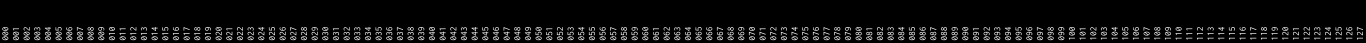
#> input picture tests/nes-test-roms/m22chrbankingtest/0-127.png, 4096 x 128 px (shown at 1/3 size)
$ python ntsc_process.py ../tests/nes-test-roms/m22chrbankingtest/0-127.png out
#> lines starting #> are read from the running program, lines starting #| are printed output that depends on the picture
#!/usr/bin/env python3
"""
NTSC Composite Pipeline — Offline Image Processor (numpy-vectorized)
"""
import numpy as np
from PIL import Image
import sys, os, math

FSC = 3.579545e6
FS  = FSC * 12
SPP = 8
SPL = 2048

def design_fir(n, cutoff, ringing=0.0):
    half = n // 2
    k = np.arange(n)
    m = k - half
    sinc = np.where(m == 0, 2.0 * cutoff,
                    np.sin(2 * np.pi * cutoff * m) / (np.pi * m))
    hamming = 0.54 - 0.46 * np.cos(2 * np.pi * k / (n - 1))
    w = hamming * (1 - ringing) + ringing
    taps = sinc * w
    return taps / taps.sum()

def fir_per_line(signal, taps):
    """FIR filter each scanline independently (vectorized via np.convolve)."""
    out = np.zeros_like(signal)
    for y in range(signal.shape[0]):
        out[y] = np.convolve(signal[y], taps, mode='same')
    return out

def rgb_to_composite(img):
    """Vectorized RGB → NTSC composite encoding."""
    h, w = img.shape[:2]
    rgb = img.astype(np.float32) / 255.0

    Y = 0.299 * rgb[:,:,0] + 0.587 * rgb[:,:,1] + 0.114 * rgb[:,:,2]
    I = 0.596 * rgb[:,:,0] - 0.274 * rgb[:,:,1] - 0.322 * rgb[:,:,2]
    Q = 0.211 * rgb[:,:,0] - 0.523 * rgb[:,:,1] + 0.312 * rgb[:,:,2]

    composite = np.zeros((h, SPL), dtype=np.float32)
    sample_idx = np.arange(SPL)
    dp = 2 * np.pi * FSC / FS

    for y in range(h):
        line_phase = y * np.pi
        phase = line_phase + dp * sample_idx
        # Map each sample to a source pixel
        px = np.clip(sample_idx // SPP, 0, w - 1)
        composite[y] = Y[y, px] + I[y, px] * np.cos(phase) + Q[y, px] * np.sin(phase)

    return composite

def demod_chroma(composite, chroma_bw=0.6e6):
    h = composite.shape[0]
    sample_idx = np.arange(SPL)
    dp = 2 * np.pi * FSC / FS

    I_raw = np.zeros_like(composite)
    Q_raw = np.zeros_like(composite)
    for y in range(h):
        phase = y * np.pi + dp * sample_idx
        I_raw[y] = composite[y] * np.cos(phase) * 2.0
        Q_raw[y] = composite[y] * np.sin(phase) * 2.0

    c_cutoff = chroma_bw / (FS / 2)
    c_fir = design_fir(49, c_cutoff)
    return fir_per_line(I_raw, c_fir), fir_per_line(Q_raw, c_fir)

def matrix_decode(Y, I, Q, color_temp=6500, r_drive=1.0, g_drive=1.0, b_drive=1.0,
                  saturation=1.0, chroma_gain=1.2, hue_offset=0.0):
    t = color_temp / 6500.0
    wr, wg, wb = 1.0 + (1.0 - t) * 0.3, 1.0, 1.0 - (1.0 - t) * 0.3
    h = math.radians(hue_offset)
    ch, sh = math.cos(h), math.sin(h)
    cg = chroma_gain * saturation
    Ir = I * ch - Q * sh
    Qr = I * sh + Q * ch
    R = Y + (0.956 * Ir + 0.621 * Qr) * cg * r_drive * wr
    G = Y + (-0.272 * Ir - 0.647 * Qr) * cg * g_drive * wg
    B = Y + (-1.106 * Ir + 1.703 * Qr) * cg * b_drive * wb
    return np.clip(R, 0, 1), np.clip(G, 0, 1), np.clip(B, 0, 1)

def apply_beam(R, G, B, rps=4, sigma_narrow=0.20, sigma_wide=0.65,
               h_blur=5.0, bloom_gamma=1.5, noise=0.0, black_floor=0.02,
               conv_r_x=0, conv_b_x=0):
    """Vectorized beam profile."""
    h, w = R.shape
    out_w = 768  # 3x native width, ~4:3 with rps=3 (768x672)
    out_h = h * rps
    result = np.zeros((out_h, out_w, 3), dtype=np.float32)

    # H-blur at signal resolution
    if h_blur > 0.5:
        rad = int(math.ceil(h_blur * 2))
        kernel = np.exp(-np.arange(-rad, rad+1)**2 / (2 * h_blur**2))
        kernel /= kernel.sum()
        R = fir_per_line(R, kernel)
        G = fir_per_line(G, kernel)
        B = fir_per_line(B, kernel)

    # Precompute x mapping
    sx_map = np.clip((np.arange(out_w) + 0.5) * w / out_w, 0, w - 1).astype(int)
    r_sx_map = np.clip(sx_map + int(conv_r_x), 0, w - 1)
    b_sx_map = np.clip(sx_map + int(conv_b_x), 0, w - 1)

    for oy in range(out_h):
        sy = oy // rps
        sub = oy % rps
        if sy >= h:
            continue
        d = (sub + 0.5) / rps - 0.5

        row_r = np.zeros(out_w, dtype=np.float32)
        row_g = np.zeros(out_w, dtype=np.float32)
        row_b = np.zeros(out_w, dtype=np.float32)

        for soff in [-1, 0, 1]:
            line = min(max(sy + soff, 0), h - 1)
            lr = R[line, r_sx_map]
            lg = G[line, sx_map]
            lb = B[line, b_sx_map]

            lY = np.clip(0.299 * lr + 0.587 * lg + 0.114 * lb, 0, 1)
            bt = np.power(lY, bloom_gamma)
            sv = sigma_narrow + (sigma_wide - sigma_narrow) * bt
            inv2s = 1.0 / (2.0 * sv * sv)
            vd = d - soff
            gw = np.exp(-(vd * vd) * inv2s)

            row_r += lr * gw
            row_g += lg * gw
            row_b += lb * gw

        if noise > 0:
            luma = 0.299 * row_r + 0.587 * row_g + 0.114 * row_b
            ns = noise * (1 - 0.8 * np.clip(luma, 0, 1))
            row_r += (np.random.random(out_w).astype(np.float32) - 0.5) * ns
            row_g += (np.random.random(out_w).astype(np.float32) - 0.5) * ns
            row_b += (np.random.random(out_w).astype(np.float32) - 0.5) * ns

        result[oy, :, 0] = np.maximum(row_r, black_floor)
        result[oy, :, 1] = np.maximum(row_g, black_floor)
        result[oy, :, 2] = np.maximum(row_b, black_floor)

    return np.clip(result, 0, 1)

PRESETS = {
    "PVM-20M2": dict(
        luma_bw=5.5e6, chroma_bw=1.3e6, luma_taps=37, ringing=0.0,
        color_temp=6500, saturation=1.0, chroma_gain=1.3,
        r_drive=1.0, g_drive=1.0, b_drive=1.0, hue_offset=0,
        sigma_narrow=0.15, sigma_wide=0.55, h_blur=3.0, bloom_gamma=1.8,
        noise=0.0, black_floor=0.005, conv_r_x=0, conv_b_x=0,
        ghost_delay=0, ghost_level=0, rps=3,
    ),
    "Living_Room_1988": dict(
        luma_bw=4.2e6, chroma_bw=0.4e6, luma_taps=37, ringing=0.15,
        color_temp=6500, saturation=1.05, chroma_gain=1.2,
        r_drive=1.0, g_drive=0.98, b_drive=0.95, hue_offset=0,
        sigma_narrow=0.25, sigma_wide=0.65, h_blur=5.0, bloom_gamma=1.5,
        noise=0.02, black_floor=0.02, conv_r_x=2.5, conv_b_x=-2.0,
        ghost_delay=0, ghost_level=0, rps=3,
    ),
    "Basement_TV": dict(
        luma_bw=2.8e6, chroma_bw=0.5e6, luma_taps=37, ringing=0.45,
        color_temp=6500, saturation=1.0, chroma_gain=0.8,
        r_drive=1.02, g_drive=0.96, b_drive=0.93, hue_offset=8,
        sigma_narrow=0.35, sigma_wide=0.75, h_blur=8.0, bloom_gamma=1.3,
        noise=0.06, black_floor=0.04, conv_r_x=6.0, conv_b_x=-5.0,
        ghost_delay=32, ghost_level=0.12, rps=3,
    ),
}

def process_preset(img, name, p):
    print(f"  {name}...")

    composite = rgb_to_composite(img)

    if p['ghost_delay'] > 0 and p['ghost_level'] > 0:
        d = p['ghost_delay']
        for y in range(composite.shape[0]):
            composite[y, d:] += composite[y, :-d] * p['ghost_level']

    y_cutoff = p['luma_bw'] / (FS / 2)
    y_fir = design_fir(p['luma_taps'], y_cutoff, p['ringing'])
    Y = fir_per_line(composite, y_fir)
    I, Q = demod_chroma(composite, chroma_bw=p['chroma_bw'])

    R, G, B = matrix_decode(Y, I, Q,
        color_temp=p['color_temp'], r_drive=p['r_drive'],
        g_drive=p['g_drive'], b_drive=p['b_drive'],
        saturation=p['saturation'], chroma_gain=p['chroma_gain'],
        hue_offset=p['hue_offset'])

    result = apply_beam(R, G, B, rps=p['rps'],
        sigma_narrow=p['sigma_narrow'], sigma_wide=p['sigma_wide'],
        h_blur=p['h_blur'], bloom_gamma=p['bloom_gamma'],
        noise=p['noise'], black_floor=p['black_floor'],
        conv_r_x=p['conv_r_x'], conv_b_x=p['conv_b_x'])

    return (result * 255).astype(np.uint8)

def main():
    input_path = sys.argv[1] if len(sys.argv) > 1 else "/Users/stas/Desktop/top_snes-shot001.png"
    output_dir = sys.argv[2] if len(sys.argv) > 2 else "/tmp/ntsc_output"
    os.makedirs(output_dir, exist_ok=True)

    print(f"Loading {input_path}...")
    img_full = np.array(Image.open(input_path).convert('RGB'))
    img = np.array(Image.fromarray(img_full).resize((256, 224), Image.NEAREST))
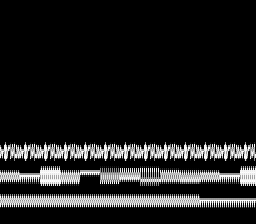
#> img: shape (224, 256, 3); min 0, max 254, mean 28.8
    print(f"  Scaled to 256x224")

    Image.fromarray(img).save(os.path.join(output_dir, "00_original.png"))

    for i, (name, p) in enumerate(PRESETS.items(), 1):
        result = process_preset(img, name, p)
        out = os.path.join(output_dir, f"{i:02d}_{name}.png")
        Image.fromarray(result).save(out)
        print(f"    → {out} ({result.shape[1]}x{result.shape[0]})")
#> this loop made 3 passes
#> pass 1, in rgb_to_composite, `I = 0.596 * rgb[:,:,0] - 0.274 * rgb[:,:,1] - 0.322 * rgb[:,:,2]`:
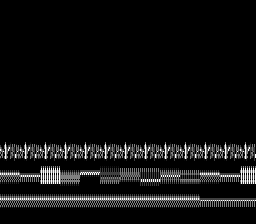
#> I: shape (224, 256) float32; min 0, max 5.96e-08, mean 3.63e-09; drawn with min black and max white
#> pass 1, in rgb_to_composite, `Q = 0.211 * rgb[:,:,0] - 0.523 * rgb[:,:,1] + 0.312 * rgb[:,:,2]`:
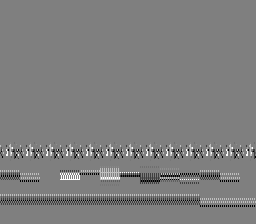
#> Q: shape (224, 256) float32; min -2.98e-08, max 2.98e-08, mean -2.26e-10; drawn with min black and max white
#> after the loop:
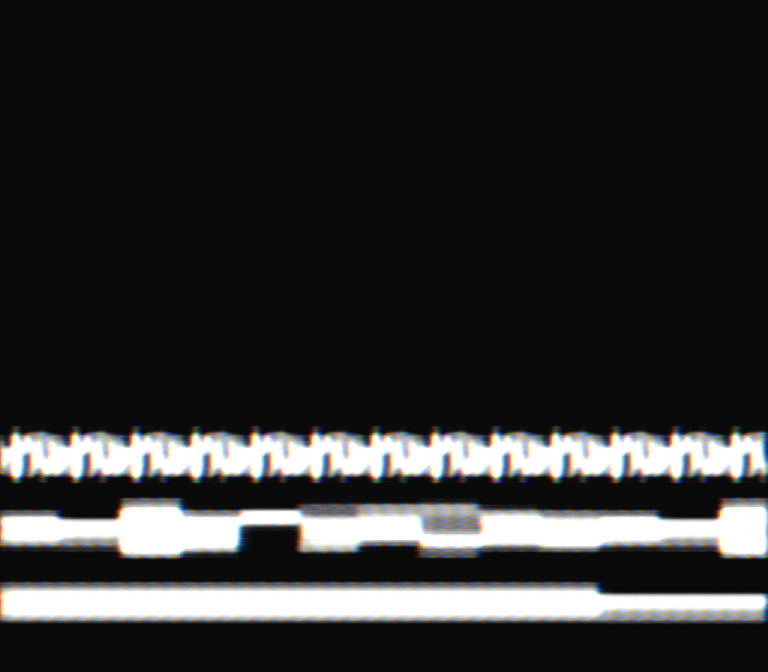
#> result: shape (672, 768, 3); mean of channels 0, 1, 2 47, 47, 47; drawn as R, G, B

if __name__ == '__main__':
    main()
